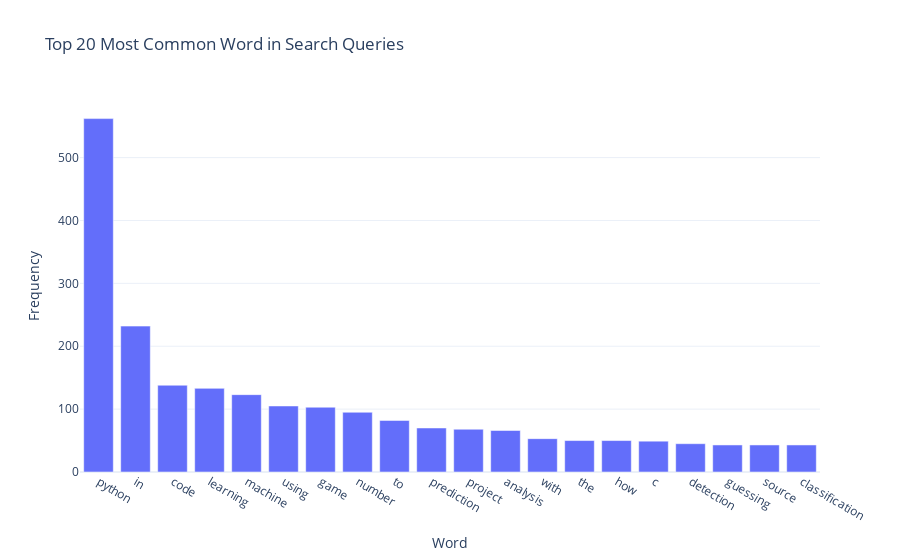

The code cell stored with this chart in its notebook:
### Code cell
# Function to clean and split the queries into words

def clean_and_split(query):
    words = re.findall(r'\b[a-zA-Z]+\b', query.lower())
    return words

# split each query into words and count the frequency of each word
word_counts = Counter()
for query in queries_df['Top queries']:
    words = clean_and_split(query)
    word_counts.update(words)

word_freq_df = pd.DataFrame(word_counts.most_common(20), columns=['Word','Frequency'])

# plotting the word frequencies
fig = px.bar(word_freq_df, x = 'Word', y = 'Frequency', title='Top 20 Most Common Word in Search Queries')
fig.show()

### Figure 1 — Plotly figure (JSON) as saved in the notebook; plotly's stock layout.template omitted (floating-point values rounded to 4 significant figures)
{"data": [{"alignmentgroup": "True", "hovertemplate": "Word=%{x}<br>Frequency=%{y}<extra></extra>", "legendgroup": "", "marker": {"color": "#636efa", "pattern": {"shape": ""}}, "name": "", "offsetgroup": "", "orientation": "v", "showlegend": false, "textposition": "auto", "type": "bar", "x": ["python", "in", "code", "learning", "machine", "using", "game", "number", "to", "prediction", "project", "analysis", "with", "the", "how", "c", "detection", "guessing", "source", "classification"], "xaxis": "x", "y": [562, 232, 138, 133, 123, 105, 103, 95, 82, 70, 68, 66, 53, 50, 50, 49, 45, 43, 43, 43], "yaxis": "y"}], "layout": {"barmode": "relative", "legend": {"tracegroupgap": 0}, "title": {"text": "Top 20 Most Common Word in Search Queries"}, "xaxis": {"anchor": "y", "domain": [0, 1], "title": {"text": "Word"}}, "yaxis": {"anchor": "x", "domain": [0, 1], "title": {"text": "Frequency"}}}}
